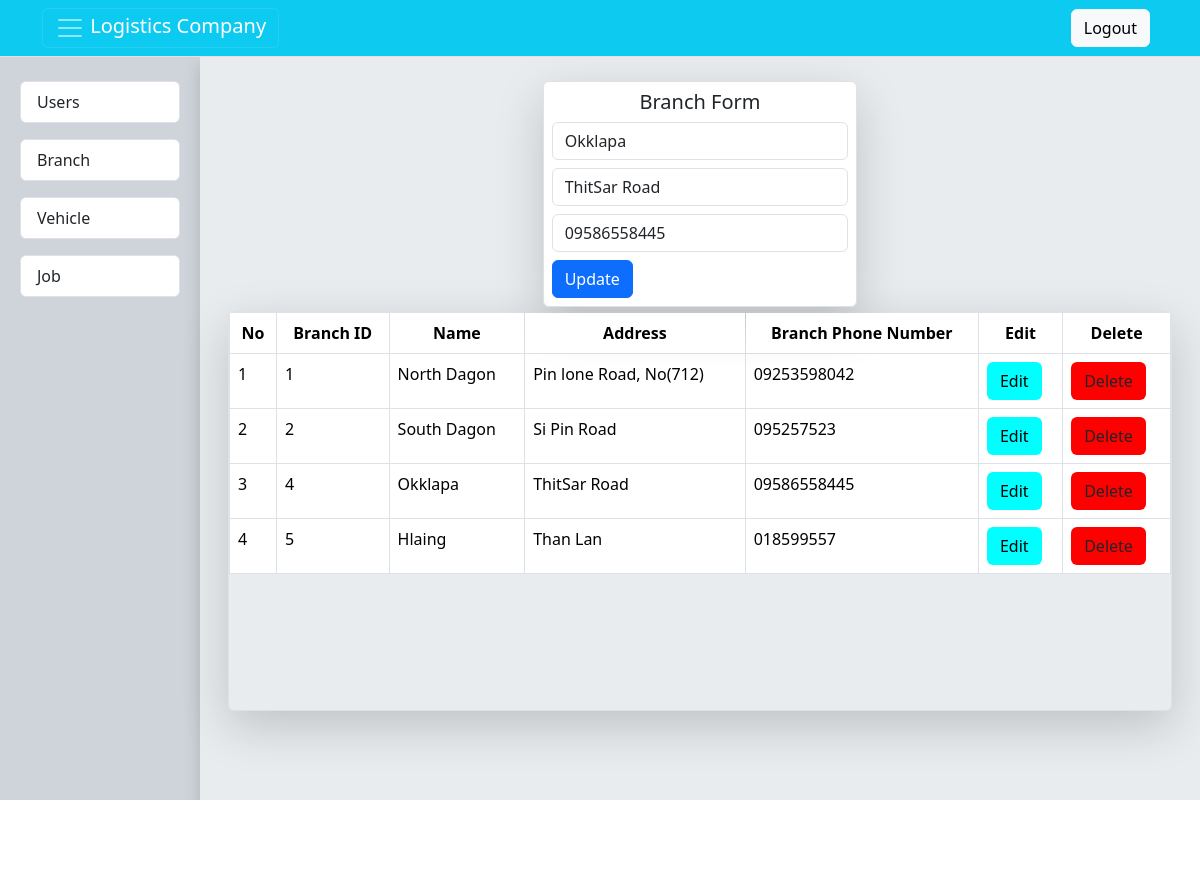
The app's page /branch.php?branchID=4 with its own data.
### tables this page shows
CREATE TABLE `branches` (
  `branchID` int(11) NOT NULL,
  `name` varchar(255) DEFAULT NULL,
  `address` varchar(255) DEFAULT NULL,
  `branchPhoneNumber` varchar(11) DEFAULT NULL
);

### branch.php (the view, shortened to what this page needs)
<?php
include ('db.php');
?>
<!DOCTYPE html>
<html lang="en">
<head>
    <link rel="stylesheet" href="https://cdn.jsdelivr.net/npm/bootstrap@5.3.2/dist/css/bootstrap.min.css"
 />
    <link rel="stylesheet" href="mainStyle.css" />
</head>
<body>
    <header>
        <nav class="navbar navbar-dark bg-info border-bottom border-body">
            <div class="container">
                <button class="navbar-toggler" type="button" data-bs-toggle="collapse" data-bs-target="#navbarNav"
                    aria-controls="navbarNav" aria-expanded="false" aria-label="Toggle navigation">
                    <span class="navbar-toggler-icon"></span>
                    <span class="text-white">Logistics Company</span>
                </button>
                <div class="d-flex justify-content-center">
                    <a class="btn btn-light ms-1 me-2 text-de custom-hover-bg custom-hover-text custom-hover-shadow"
                        id="logoutButton" href="logout.php">Logout</a>
                </div>
            </div>
        </nav>
    </header>
    <div class="main-container d-flex ">
        <div class="navContainer container-sm col-md-2 bg-dark-subtle">
            <ul class="list-group mt-3 mb-3">
                <a href="index.php">
                    <li class="list-group-item m-2 rounded custom-hover-bg custom-hover-text custom-hover-shadow">Users
                    </li>
                </a>
                <a href="branch.php">
                    <li class="list-group-item m-2 rounded custom-hover-bg custom-hover-text custom-hover-shadow">Branch
                    </li>
                </a>
                <a href="vehicle.php">
                    <li class="list-group-item m-2 rounded custom-hover-bg custom-hover-text custom-hover-shadow">
                        Vehicle
                    </li>
                </a>
                <a href="job.php">
                    <li class="list-group-item m-2 rounded custom-hover-bg custom-hover-text custom-hover-shadow">Job
                    </li>
                </a>
            </ul>
        </div>
        <div class="main bg-body-secondary shadow p-3 mb-5 col-md-10 container-xxl">
            <div class="container-xl  align-items-center p2 border-body mt-2 mb-2">
                <span class="d-flex justify-content-center">
                    <div class="branch-form shadow-lg col-md-4 p-2 border rounded bg-white">
                        <h5 id="toggle-form" class="text-center">Branch Form</h5>
                        <?php
                        if (isset($_GET['branchID'])) {
                            $id = $_GET['branchID'];
                            $sql = "SELECT * FROM branches WHERE branchID = '$id'";
                            $result = mysqli_query($conn, $sql);
                            $row = mysqli_fetch_array($result);
                            ?>
                        <form method="POST" id="job-form" action="branchUpdate.php">
                            <input value="<?php echo $row['name'] ?>" type="text" class="form-control mb-2"
                                placeholder="Enter Name" name="name" />
                            <input value="<?php echo $row['address'] ?>" type="text" class="form-control mb-2"
                                placeholder="Enter address" name="address" />
                            <input value="<?php echo $row['branchPhoneNumber'] ?>" type="text" class="form-control mb-2"
                                placeholder="Enter Branch Phone Number" name="branchPhoneNumber" />
                            <button class="btn btn-primary">Update</button>
                        </form>
                        <?php } ?>
                    </div>
                </span>
                <div class="table-container border rounded shadow-lg mt-1">
                    <div class="main-page rounded">
                        <table class="table table-bordered ">
                            <thead class="rounded sticky-top">
                                <tr>
                                    <th class="text-center" scope="col">No</th>
                                    <th class="text-center" scope="col">Branch ID</th>
                                    <th class="text-center" scope="col">Name</th>
                                    <th class="text-center" scope="col">Address</th>
                                    <th class="text-center" scope="col">Branch Phone Number</th>
                                    <th class="text-center" scope="col">Edit</th>
                                    <th class="text-center" scope="col">Delete</th>
                                </tr>
                            </thead>
                            <tbody id="jobTable" class="rounded">
                                <?php
                                $sql = "SELECT * FROM branches";
                                $result = mysqli_query($conn, $sql);
                                $count = 1;
                                while ($row = mysqli_fetch_assoc($result)) {
                                    ?>
                                <tr>
                                    <td><?php echo $count++; ?></td>
                                    <td><?php echo $row['branchID']; ?></td>
                                    <td><?php echo $row['name']; ?></td>
                                    <td><?php echo $row['address']; ?></td>
                                    <td><?php echo $row['branchPhoneNumber']; ?></td>
                                    <td><a href="branch.php?branchID=<?php echo $row['branchID']; ?>"
                                            class="btn edit edit-bg">Edit</a></td>
                                    <td><a href="branchDelete.php?branchID=<?php echo $row['branchID']; ?>"
                                            class="btn delete delete-bg">Delete</a></td>
                                </tr>
                                <?php
                                }
                                ?>
                            </tbody>
                        </table>
                    </div>
                </div>
            </div>
        </div>
    </div>
</body>
</html>

### mainStyle.css (style rules this page uses)
body, html { height: 100%; margin: 0; overflow: hidden; }
.main-container, .main, .box-container, .report-container { height: 100%; }
.delete { background-color: rgb(255, 0, 0); color: black(63, 42, 165); }
.edit { background-color: rgb(0, 255, 255); color: black; }
.main-page { height: 200px; }
.table-container { max-width: 100%; height: 400px; overflow: auto; }
.branch-form { align-content: center; }
.list-group a { text-decoration: none; }
@media (min-width: 429px) and (max-width: 1366px) { .container { display: none; } }

### branch.php (style rules this page uses)
.branch-form { align-items: center; }
.delete { background-color: rgb(255, 0, 0); color: black(63, 42, 165); }
.edit { background-color: rgb(0, 255, 255); color: black; }

### records on screen
branches: name "Okklapa", address "ThitSar Road", branchPhoneNumber "09586558445", branchID "4"
branches: branchID "1", name "North Dagon", address "Pin lone Road, No(712)", branchPhoneNumber "09253598042"
branches: branchID "2", name "South Dagon", address "Si Pin Road", branchPhoneNumber "095257523"
branches: branchID "5", name "Hlaing", address "Than Lan", branchPhoneNumber "018599557"
